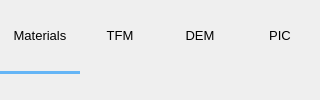
    <widget class="QFrame" name="top_frame">
     <property name="styleSheet">
      <string notr="true">QPushButton:hover {
    color:#64B5F6;;
    background-color: transparent;
}
QPushButton:pressed {
    color: #64B5F6;
    background-color: transparent;
}
QPushButton:checked {
    font: bold;
    background-color: transparent;
}
</string>
     </property>
     <property name="frameShape">
      <enum>QFrame::NoFrame</enum>
     </property>
     <property name="frameShadow">
      <enum>QFrame::Plain</enum>
     </property>
     <layout class="QGridLayout" name="gridlayout_solid_tab_btns">
      <property name="leftMargin">
       <number>0</number>
      </property>
      <property name="topMargin">
       <number>0</number>
      </property>
      <property name="rightMargin">
       <number>0</number>
      </property>
      <property name="bottomMargin">
       <number>0</number>
      </property>
      <property name="spacing">
       <number>0</number>
      </property>
      <item row="0" column="1">
       <widget class="QPushButton" name="pushbutton_solids_tfm">
        <property name="font">
         <font>
          <pointsize>10</pointsize>
         </font>
        </property>
        <property name="text">
         <string>TFM</string>
        </property>
        <property name="flat">
         <bool>true</bool>
        </property>
       </widget>
      </item>
      <item row="0" column="3">
       <widget class="QPushButton" name="pushbutton_solids_pic">
        <property name="font">
         <font>
          <pointsize>10</pointsize>
         </font>
        </property>
        <property name="text">
         <string>PIC</string>
        </property>
        <property name="flat">
         <bool>true</bool>
        </property>
       </widget>
      </item>
      <item row="0" column="0">
       <widget class="QPushButton" name="pushbutton_solids_materials">
        <property name="font">
         <font>
          <pointsize>10</pointsize>
         </font>
        </property>
        <property name="text">
         <string>Materials</string>
        </property>
        <property name="flat">
         <bool>true</bool>
        </property>
       </widget>
      </item>
      <item row="0" column="2">
       <widget class="QPushButton" name="pushbutton_solids_dem">
        <property name="font">
         <font>
          <pointsize>10</pointsize>
         </font>
        </property>
        <property name="text">
         <string>DEM</string>
        </property>
        <property name="flat">
         <bool>true</bool>
        </property>
       </widget>
      </item>
      <item row="1" column="0">
       <widget class="Line" name="line_solids">
        <property name="styleSheet">
         <string notr="true">QWidget{
	background-color: #64B5F6;
	border-color: #64B5F6;
}</string>
        </property>
        <property name="frameShadow">
         <enum>QFrame::Raised</enum>
        </property>
        <property name="lineWidth">
         <number>0</number>
        </property>
        <property name="orientation">
         <enum>Qt::Horizontal</enum>
        </property>
       </widget>
      </item>
     </layout>
    </widget>
